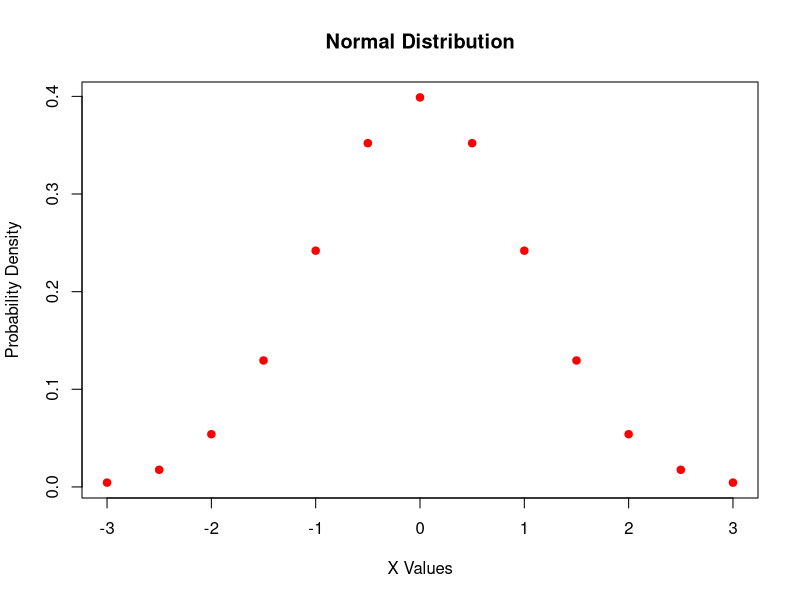

Here is the R script that generated this plot:
x <- seq(-3, 3, by = 0.5)

y <- dnorm(x)

plot(x, y,
     col = "red",
     pch = 19,
     main = "Normal Distribution",
     xlab = "X Values",
     ylab = "Probability Density")
